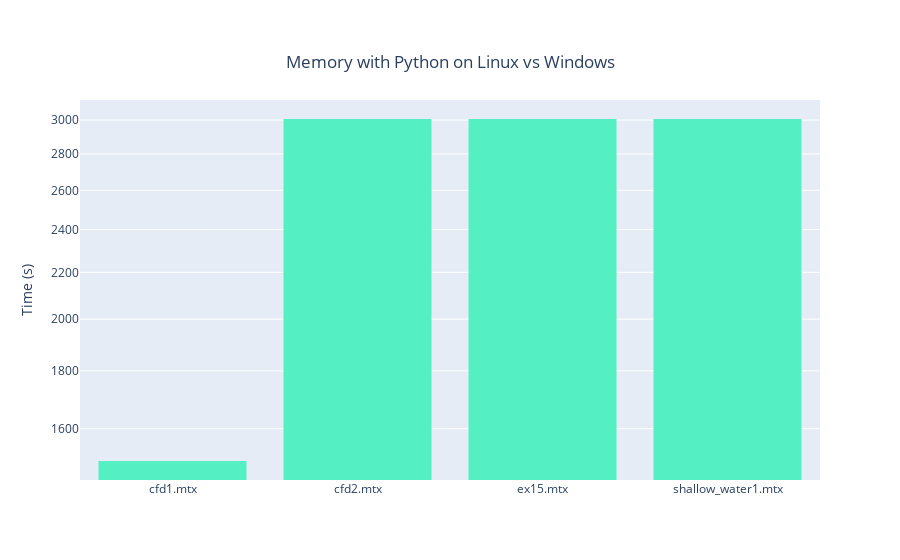

Notebook code cell kept with this figure:
### Code cell
# Memoria tra Windows e Linux 

#y_py_linux = python_linux_data.Memoria
y_py_win = python_win_data.Memoria

fig = go.Figure()
#fig.add_trace(go.Histogram(histfunc="sum", y=y_py_linux, x=x_py_linux, name="Python Linux", marker_color=color_py_linux))
fig.add_trace(go.Histogram(histfunc="sum",y=y_py_win, x=x_py_win, name="Python Windows", marker_color=color_py_windows))

fig.update_yaxes(type="log")
fig.update_yaxes(title_text='Time (s)')
fig.update_layout(
    title={
        'text': "Memory with Python on Linux vs Windows",
        'y':0.9,
        'x':0.5,
        'xanchor': 'center',
        'yanchor': 'top'})

fig.show()

### Figure 1 — Plotly figure (JSON) as saved in the notebook; plotly's stock layout.template omitted (floating-point values rounded to 4 significant figures)
{"data": [{"histfunc": "sum", "marker": {"color": "#55efc4"}, "name": "Python Windows", "type": "histogram", "x": ["cfd1.mtx", "cfd2.mtx", "ex15.mtx", "shallow_water1.mtx"], "y": [1498.0, 3007.0, 3007.0, 3007.0]}], "layout": {"title": {"text": "Memory with Python on Linux vs Windows", "x": 0.5, "xanchor": "center", "y": 0.9, "yanchor": "top"}, "yaxis": {"title": {"text": "Time (s)"}, "type": "log"}}}
